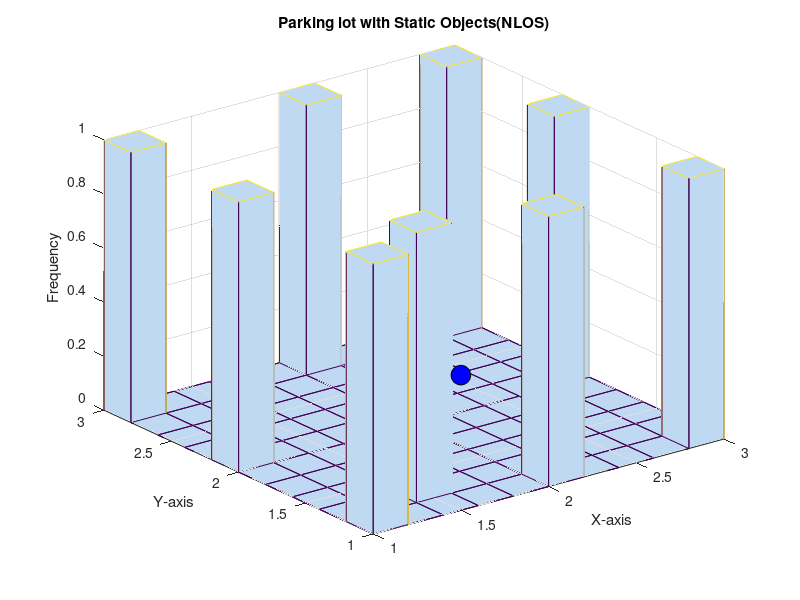

Source code (MATLAB): (Note: this script raises an error after producing the figure.)
x = [1 1; 1 2; 1 3; 1.5 1.25; 2 1; 2 3; 3 1; 3 2; 3 3];
hist3(x);

% Set up the axes
xlabel('X-axis');
ylabel('Y-axis');
zlabel('Frequency');
title('Parking lot with Static Objects(NLOS)');

% Define positions for static objects
staticObjects = [1.5 1.5 0.5; 2.5 2.5 0.5; 1.5 2.5 0.5; 2.5 1.5 0.5]; % Add more objects as needed

% Define positions for the anchor (LOS)
LOS_anchor = [1.5, 1, 0.5];  % LOS anchor

% Plot static objects
hold on;
scatter3(staticObjects(:, 1), staticObjects(:, 2), staticObjects(:, 3), 100, 'filled', 'MarkerFaceColor', 'r');

% Plot the anchor (LOS)
scatter3(LOS_anchor(1), LOS_anchor(2), LOS_anchor(3), 200, 'filled', 'MarkerFaceColor', 'b', 'MarkerEdgeColor', 'k'); % LOS anchor

hold off;

% Define position for obstacle
obstacle = [1.5 1.25 0.5];

% Define positions for anchor (NLOS)
NLOS_anchor = [1.5, 1, 0.5]; % NLOS anchor

% Calculate distances between static objects and anchor (including obstacle)
distances_NLOS = zeros(size(staticObjects, 1), 1);
for i = 1:size(staticObjects, 1)
    % Calculate distance between the tag and anchor (including obstacle)
    distance_with_obstacle = sqrt(sum((staticObjects(i, :) - NLOS_anchor).^2, 2));
    % For the tag experiencing NLOS, adjust the distance for the obstacle
    if isequal(staticObjects(i, :), [1.5 1.5 0.5])
        distance_with_obstacle = distance_with_obstacle + norm(staticObjects(i, :) - obstacle) + norm(obstacle - NLOS_anchor);
    end
    distances_NLOS(i) = distance_with_obstacle;
end

% Calculate TDOA for NLOS (assuming tag transmits to both anchors)
TDOA_NLOS = distances_NLOS / c;

% Display results
disp('TOF for NLOS (seconds):');
disp(TDOA_NLOS');

% Error calculation

% Estimated position for NLOS using centroid (not very accurate)
estimated_NLOS = mean([LOS_anchor; NLOS_anchor], 1);

% Calculate errors between each tag and anchor
for i = 1:size(staticObjects, 1)
    % Error for NLOS anchor
    if isequal(staticObjects(i, :), [1.5 1.5 0.5])
        % Calculate error considering the presence of the obstacle
        error_NLOS = sqrt(sum((staticObjects(i, :) - NLOS_anchor).^2, 2) + norm(staticObjects(i, :) - obstacle)^2 + norm(obstacle - NLOS_anchor)^2) / 100;
        fprintf('Error for Tag %d (NLOS) in meters: %.4f\n', i, error_NLOS);
    else
        % For other tags, calculate error without considering the obstacle
        error_LOS = sqrt(sum((staticObjects(i, :) - NLOS_anchor).^2, 2)) / 100;
        fprintf('Error for Tag %d (LOS) in meters: %.4f\n', i, error_LOS);
    end
end
